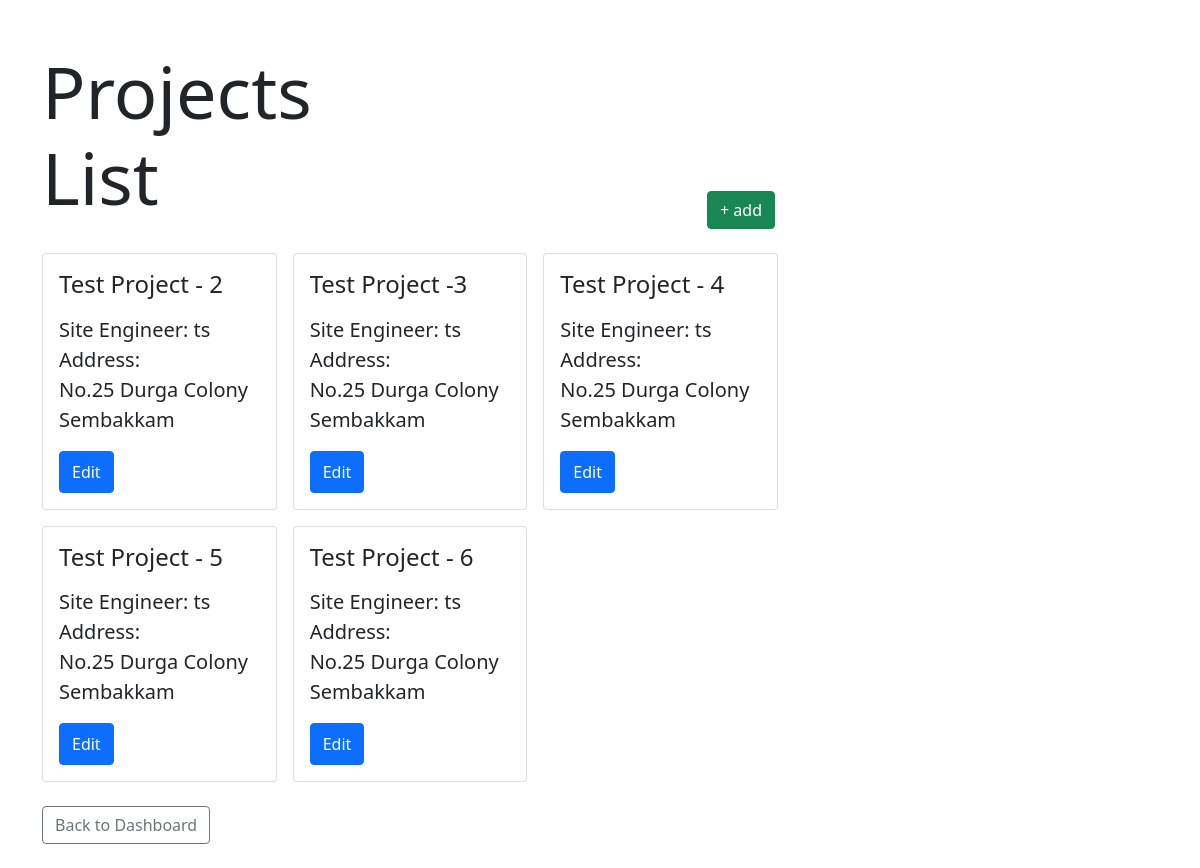
The page /company/project/ (signed in) on the database as committed earlier.
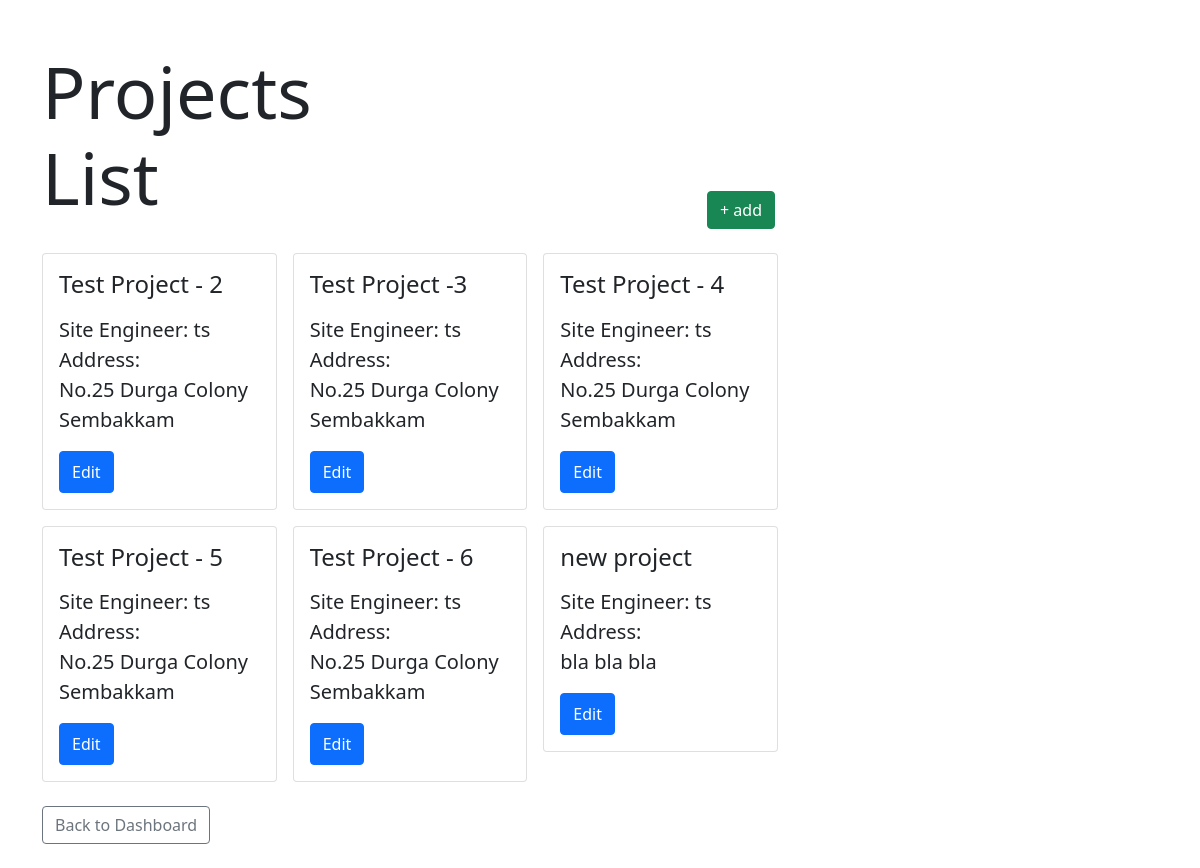
The same page on the database as committed later.
### company/models.py (models this page shows, shortened)
class Project(models.Model):
    name = models.CharField(max_length=50)
    company = models.ForeignKey(Company, on_delete=models.CASCADE)
    site_er = models.ForeignKey(SiteEr, on_delete=models.SET_NULL, null = True)
    address = models.TextField(max_length=250)
    is_completed = models.BooleanField(default=False)
    pending_request = models.IntegerField(default=0)

class SiteEr(models.Model):
    user = models.OneToOneField(User, on_delete=models.CASCADE)
    company = models.ForeignKey(Company, on_delete=models.CASCADE)

### company/views.py (the view, shortened to what this page needs)
# urls.py: path('project/', views.ProjectListView.as_view(), name='project-list'),
class ProjectListView(UserPassesTestMixin, ListView):
    model = Project
    def test_func(self):
        return hasattr(self.request.user, 'company')

### company/templates/company/project_list.html (shortened to what this page needs)
{% extends "company/base.html" %}
{% block content %}
    <div class="row">
        <div class="col-4">
            <h2 class="display-2">Projects List</h2>
        </div>
        <div class="col-1 offset-3 align-self-end">
            <a href="{% url 'project-create' %}" class="btn btn-success">+ add</a>
        </div>
    </div>
    <div class="row py-4">
        <div class="col-8">
            <div class="row g-3">
                {% for project in project_list %}
                <div class="col-4">
                    <div class="card">
                        <div class="card-body">
                            <h4 class="card-title pb-2">{{ project.name }}</h4>
                            <p class="card-text lead">
                                <strong>Site Engineer:</strong> {{ project.site_er.user.username }}
                                <br><strong>Address:</strong><br>
                                {{project.address}}
                            </p>
                            <a href="{% url 'project-update' project.pk %}" class="btn btn-primary py-2">Edit</a>
                        </div>
                    </div>
                </div>
                {% empty %}
                <div class="col">
                    <h3 class="display-5">No Projects Yet</h3>
                </div>
                {% endfor %}
            </div>
        </div>
    </div>
    <a href="{% url 'company-dashboard' %}" class="btn btn-outline-secondary">Back to Dashboard</a>
{% endblock %}

Rows that differ between the two databases and show on the page:
added Project: name "new project", site_er.user.username "ts", address "bla bla bla"
